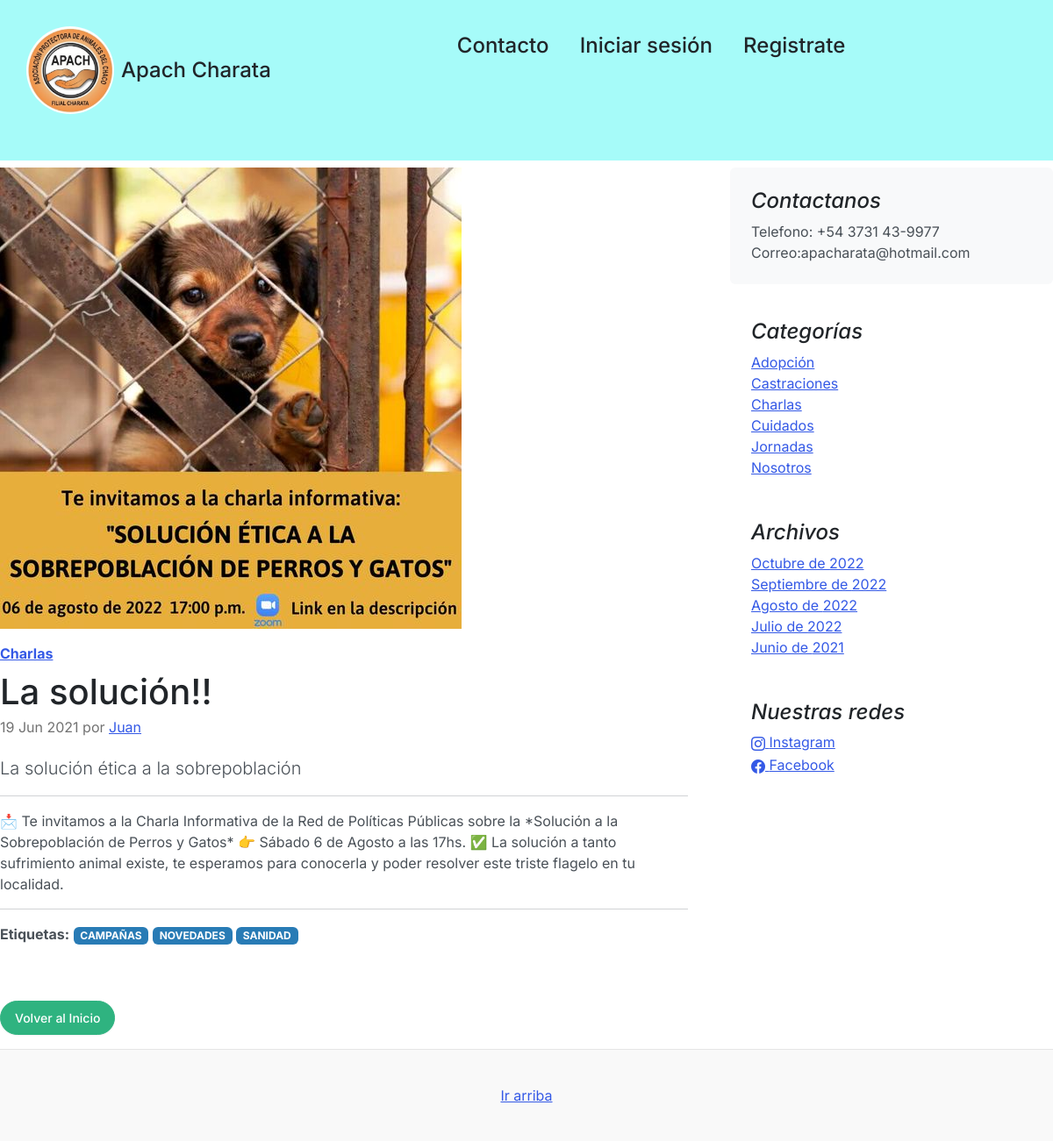
/post/1, run on the app's committed database.
### core/models.py (models this page shows, shortened)
class Post(models.Model):
	title = models.CharField(max_length=250, verbose_name='Título')
	excerpt = models.TextField(verbose_name='Bajada')
	content = RichTextField(verbose_name='Contenido')
	image = models.ImageField(upload_to='posts', null=True, blank=True, verbose_name='Imagen')
	published = models.BooleanField(default=False, verbose_name='Publicado')
	category = models.ForeignKey(Category, on_delete=models.CASCADE, related_name='get_posts', verbose_name='Categoría')
	author = models.ForeignKey(User, on_delete=models.CASCADE, related_name='get_posts', verbose_name='Autor')
	tags = models.ManyToManyField(Tag, verbose_name='Etiquetas')
	created = models.DateTimeField(auto_now_add=True, verbose_name='Fecha de creación')
	updated = models.DateTimeField(auto_now=True, verbose_name='Fecha de modificación')
	class Meta:
		verbose_name = 'Publicación'
		verbose_name_plural = 'Publicaciones'
		ordering = ['-created']

class Category (models.Model):
	name = models.CharField(max_length=200, unique=True, verbose_name='Nombre')
	active = models.BooleanField(default=True, verbose_name='Activo')
	created = models.DateTimeField(auto_now_add=True, verbose_name='Fecha de creación')
	updated = models.DateTimeField(auto_now=True, verbose_name='Fecha de modificación')
	class Meta:
		verbose_name = 'Categoría'
		verbose_name_plural = 'Categorías'
		ordering = ['name']
	def __str__(self):
		return self.name

class Tag (models.Model):
	name = models.CharField(max_length=200, unique=True, verbose_name='Nombre')
	active = models.BooleanField(default=True, verbose_name='Activo')
	created = models.DateTimeField(auto_now_add=True, verbose_name='Fecha de creación')
	updated = models.DateTimeField(auto_now=True, verbose_name='Fecha de modificación')
	class Meta:
		verbose_name = 'Etiqueta'
		verbose_name_plural = 'Etiquetas'
		ordering = ['name']

class About(models.Model):
	description = models.CharField(max_length=350, verbose_name='Descripción')
	created = models.DateTimeField(auto_now_add=True, verbose_name='Fecha de creación')
	updated = models.DateTimeField(auto_now=True, verbose_name='Fecha de modificación')
	class Meta:
		verbose_name = 'Contacto'
		verbose_name_plural = 'Contactanos'
		ordering = ['-created']
	def __str__(self):
		return self.description

class Link(models.Model):
	key = models.CharField(max_length=100, verbose_name='Key Link')
	name = models.CharField(max_length=120, verbose_name='Red Social')
	url = models.URLField(max_length=350, blank=True, null=True, verbose_name='Enlace')
	icon = models.CharField(max_length=100, blank=True, null=True, verbose_name='Icono')
	created = models.DateTimeField(auto_now_add=True, verbose_name='Fecha de creación')
	updated = models.DateTimeField(auto_now=True, verbose_name='Fecha de modificación')
	class Meta:
		verbose_name = 'Red Social'
		verbose_name_plural = 'Redes Sociales'
		ordering = ['name']

### core/views.py (the view)
# urls.py: path('post/<int:post_id>', post, name='post'),
def post(request, post_id):
    try:
        post = get_object_or_404(Post, id=post_id)
        return render(request, 'core/detail.html', {'post':post})
    except:
        return render(request, 'core/404.html')

### core/processors.py (called while the page is built)
def ctx_dic_about(request):
	ctx_about = {}
	ctx_about['ABOUT'] = About.objects.latest('created')
	return ctx_about

def ctx_dic_category(request):
	ctx_category = {}
	ctx_category['categories'] = Category.objects.filter(active=True)
	return ctx_category

def ctx_dic_history(request):
	ctx_history = {}
	ctx_history['dates'] = Post.objects.dates('created', 'month', order='DESC').distinct()
	return ctx_history

def ctx_dic_link(request):
	ctx_link = {}
	links = Link.objects.all()
	for link in links:
		ctx_link[link.key] = {'url':link.url, 'icon':link.icon}
	return ctx_link

### core/templates/core/detail.html
{% extends 'core/base.html' %}
{% load static %}
{% block content %}
<article class="blog-post">
    <div class="col-auto d-none d-lg-block">
        <img src={{ post.image.url }} class="img-fluid" alt="">
    </div>
    <strong class="d-inline-block mb-2 mt-3 text-primary"><a href={% url 'category' post.category.id %}>{{ post.category }}</a></strong>
    <h2 class="blog-post-title mb-1">{{ post.title }}</h2>
    <p class="blog-post-meta">{{ post.created|date:"d M Y" }} por <a href={% url 'author' post.author.id %}>{{ post.author }}</a></p>
    <p class="lead my-3">{{ post.excerpt }}</p>
    <hr>
    <p>{{ post.content | safe }}</p>
    <hr>
    <strong>Etiquetas:</strong>
    {% for tag in post.tags.all %}
        <span class="badge text-bg-info">{{ tag.name|upper }}</span>
    {% endfor %}
</article>
<div class="my-3">
    <a class="btn btn-success rounded-pill" href={% url 'home' %}>Volver al Inicio</a>
</div>
{% endblock %}

### core/templates/core/base.html (shortened to what this page needs)
<!doctype html>
<html lang="es">
<head>
    <link rel="stylesheet" href="https://cdn.jsdelivr.net/npm/bootstrap-icons@1.9.1/font/bootstrap-icons.css">
    {% load static %}
    <link href={% static 'core/css/bootstrap.min.css' %} rel="stylesheet">
    <link href={% static 'core/css/blog.css' %} rel="stylesheet">
</head>
<body>
    <nav class="navbar navbar-expand-lg" style="background-color: #A6FBF9;">
    <div class="container navbar-nav mx-auto">
      <header class="d-flex flex-wrap justify-content-center py-3 mb-4 ">
        <a href="/" class="d-flex align-items-center mb-3 mb-md-0 me-md-auto text-dark text-decoration-none">
          <img class="bi me-2" width="100" height="100" style="border-radius: 80px;" src={% static 'core/img/logo.jpg' %}>
          <span class="fs-4">Apach Charata</span>
          <a class="nav-link" href="{% url 'Contacto' %}"><h4>Contacto</h4></a>&nbsp; &nbsp;
          {% if user.is_authenticated %}
          Hola {{ user.username}} &nbsp; &nbsp;<a class="nav-link" href="{% url 'cerrar_sesion' %}"><h4>Cerrar sesión</h4></a>
          {% else %}
          <a class="nav-link" href="{% url 'logear' %}"><h4>Iniciar sesión</h4></a> &nbsp; &nbsp; <a class="nav-link" href="{% url 'Autenticacion' %}"><h4>Registrate</h4></a>
          {% endif %}
      </header>
    </nav>
    <main class="mt-2">
      <section class="row g-5">
        <div class="col-md-8">
            {% block content %} {% endblock %}
        </div>
        <aside class="col-md-4">
          <div class="position-sticky" style="top: 2rem;">
            <div class="p-4 mb-3 bg-light rounded">
              <h4 class="fst-italic">Contactanos</h4>
              <p class="mb-0">{{ ABOUT }}</p>
            </div>
            <div class="p-4">
              <h4 class="fst-italic">Categorías</h4>
              <ol class="list-unstyled mb-0">
                {% for item in categories %}
                  <li><a href={% url 'category' item.id %}>{{ item.name }}</a></li>
                {% endfor %}
              </ol>
            </div>
            <div class="p-4">
              <h4 class="fst-italic">Archivos</h4>
              <ol class="list-unstyled mb-0">
                {% for item in dates %}
                  <li>
                    {% if item.month == 6 %}<a href={% url 'dates' item.month item.year %}>Junio de {{ item.year }}</a>{% endif %}
                    {% if item.month == 7 %}<a href={% url 'dates' item.month item.year %}>Julio de {{ item.year }}</a>{% endif %}
                    {% if item.month == 8 %}<a href={% url 'dates' item.month item.year %}>Agosto de {{ item.year }}</a>{% endif %}
                    {% if item.month == 9 %}<a href={% url 'dates' item.month item.year %}>Septiembre de {{ item.year }}</a>{% endif %}
                    {% if item.month == 10 %}<a href={% url 'dates' item.month item.year %}>Octubre de {{ item.year }}</a>{% endif %}
                  </li>
                {% endfor %}
              </ol>
            </div>
            <div class="p-4">
              <h4 class="fst-italic">Nuestras redes</h4>
              <ol class="list-unstyled">
                {% if LINK_INSTAGRAM.url %}
                  <li><a href={{ LINK_INSTAGRAM.url }}><i class="{{ LINK_INSTAGRAM.icon }}"></i> Instagram</a></li>
                {% endif %}
                {% if LINK_FACEBOOK.url %}
                  <li><a href={{ LINK_FACEBOOK.url }}><i class="{{ LINK_FACEBOOK.icon }}"></i> Facebook</a></li>
                {% endif %}
              </ol>
            </div>
          </div>
        </aside>
      </section>
    </main>
    <footer class="blog-footer">
        <a href="#">Ir arriba</a>
    </footer>
</body>
</html>

### core/static/core/css/blog.css (style rules this page uses)
.blog-post { margin-bottom: 4rem; }
.blog-post-title { font-size: 2.5rem; }
.blog-post-meta { margin-bottom: 1.25rem; color: #727272; }
.blog-footer { padding: 2.5rem 0; color: #727272; text-align: center; background-color: #f9f9f9; border-top: .05rem solid #e5e5e5; }
.bi { vertical-align: -.125em; fill: currentColor; }

### data on the page
Post: image (picture), category "Charlas", title "La solución!!", created "19 Jun 2021", author "Juan", excerpt "La solución ética a la sobrepoblación", content "📩 Te invitamos a la Charla Informativa de la Red de Políticas Públicas sobre la *Solución a la Sobrepoblación de Perros y Gatos* 👉 Sábado 6 de Agosto a las 17hs. ✅ La solución a tanto sufrimiento animal existe, te esperamos para conocerla y poder resolver este triste flagelo en tu localidad."
Tag: name "CAMPAÑAS"
Tag: name "NOVEDADES"
Tag: name "SANIDAD"
About: description "Telefono: +54 3731 43-9977 Correo:apacharata@hotmail.com"
Category: name "Adopción"
Category: name "Castraciones"
Category: name "Charlas"
Category: name "Cuidados"
Category: name "Jornadas"
Category: name "Nosotros"

### other printed values
{{ item.year }} "2022"
{{ item.year }} "2021"
